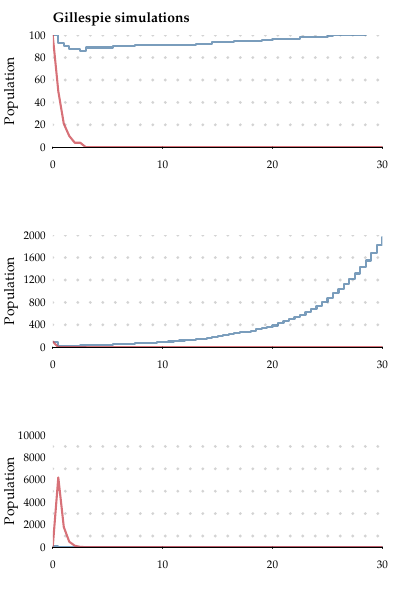

The R source for this figure:
library(issb)
library(RColorBrewer)


set.seed(3)
theta = exp(runif(3*6, -8, 8))
theta = matrix(theta, ncol=3)

demo(lv, ask=FALSE)
maxtime=30


l = list()
for(i in 1:6) {
  model$get_pars(theta[i,])
  l[[i]] = as.data.frame(gillespie(model, maxtime, 0.5))    
  cat(i, "\n")
}
mypalette(1, 200)
pdf(file="graphics/figure2.pdf",
    family="Palatino", pointsize=16, width=10*0.4,height=15*0.4)
setnicepar(xaxs='i',yaxs='i', mfrow=c( 3, 1))
d = l[[1]]
plot(d[,1], d[,2], type="s", frame=FALSE, axes=FALSE,
     panel.first=abline(h=seq(20, 100, 20),  lwd=3, col="lightgray", lty="dotted"), 
     xlab="", ylab="Population", 
     xlim=c(0, 30), ylim=c(0, 100), col=3, lwd=2, cex.lab=0.9)
lines(d[,1], d[,3], col=4, lwd=2)
axis(2, seq(0,  100, 20), seq(0, 100, 20), tick=F, cex.axis=0.8)
axis(1, seq(0, 30, 10), seq(0, 30, 10), cex.axis=0.8)
title("Gillespie simulations", adj=0, cex.main=0.9, font.main=2, col.main="black")

d = l[[3]]
range(c(d[,2], d[,3]))
plot(d[,1], d[,2], type="s", frame=FALSE, axes=FALSE,
     panel.first=abline(h=seq(4e2, 2e3, 4e2),  lwd=3, col="lightgray", lty="dotted"), 
     xlab="", ylab="Population", 
     xlim=c(0, 30), ylim=c(0, 2e3), col=3, lwd=2, cex.lab=0.9)
lines(d[,1], d[,3], col=4, lwd=2)

axis(2, seq(0, 2e3, 4e2), seq(0, 2e3, 4e2), tick=F, cex.axis=0.8)
axis(1, seq(0, 30, 10), seq(0, 30, 10), cex.axis=0.8)


d = l[[2]]
range(c(d[,2], d[,3]))
plot(d[,1], d[,2], type="s", frame=FALSE, axes=FALSE,
     panel.first=abline(h=seq(1e3, 1e4, 2e3),  lwd=3, col="lightgray", lty="dotted"), 
     xlab="", ylab="Population", 
     xlim=c(0, 30), ylim=c(0, 1e4), col=3, lwd=2, cex.lab=0.9)
lines(d[,1], d[,3], col=4, lwd=2)
axis(2, seq(0, 1e4, 2e3), seq(0, 1e4, 2e3), tick=F, cex.axis=0.8)
axis(1, seq(0, 30, 10), seq(0, 30, 10), cex.axis=0.8)
sink=dev.off()

system("pdfcrop graphics/figure2.pdf")




